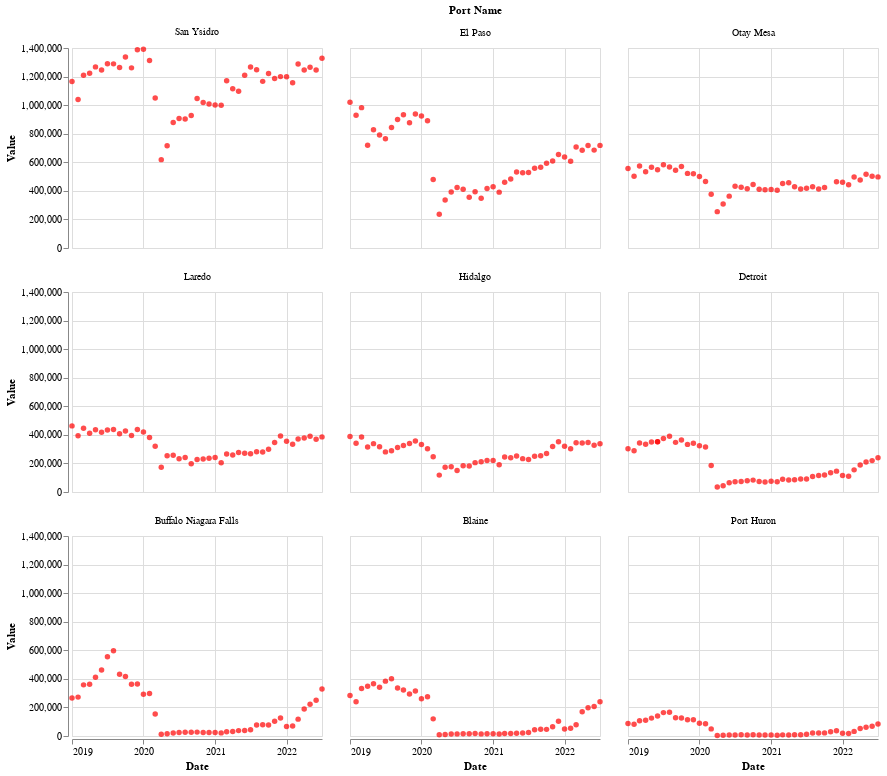

Here is the notebook cell this chart was saved with:
### Code cell
import altair as alt

br = alt.selection_interval(encodings=['x'])
colours = alt.condition(br, alt.value('red'), alt.value('blue'))

alt.Chart(df3a_2).mark_point(filled = True).encode(x = alt.X('Date', scale=alt.Scale(zero=False),axis=alt.Axis(format='%Y'), title='Date'),
    y = "Value",
    facet=alt.Facet('Port Name', columns=3,sort=alt.EncodingSortField(field='Value', op='mean',order='descending')),
    color = colours).properties(width=250,height=200
    ).add_selection(br)

### Figure 1 — Vega-Lite specification as saved in the notebook (floating-point values rounded to 4 significant figures; data arrays with more than 128 entries replaced by an {"elided": "..."} marker saying what was removed)
{"config": {"view": {"continuousWidth": 400, "continuousHeight": 300}}, "data": {"name": "data-3c45c308697a491753abc729d642c64c"}, "mark": {"type": "point", "filled": true}, "encoding": {"color": {"condition": {"value": "red", "selection": "selector008"}, "value": "blue"}, "facet": {"columns": 3, "field": "Port Name", "sort": {"field": "Value", "op": "mean", "order": "descending"}, "type": "nominal"}, "x": {"axis": {"format": "%Y"}, "field": "Date", "scale": {"zero": false}, "title": "Date", "type": "temporal"}, "y": {"field": "Value", "type": "quantitative"}}, "height": 200, "selection": {"selector008": {"type": "interval", "encodings": ["x"]}}, "width": 250, "$schema": "https://vega.github.io/schema/vega-lite/v4.17.0.json", "datasets": {"data-3c45c308697a491753abc729d642c64c": {"elided": "387 records"}}}
